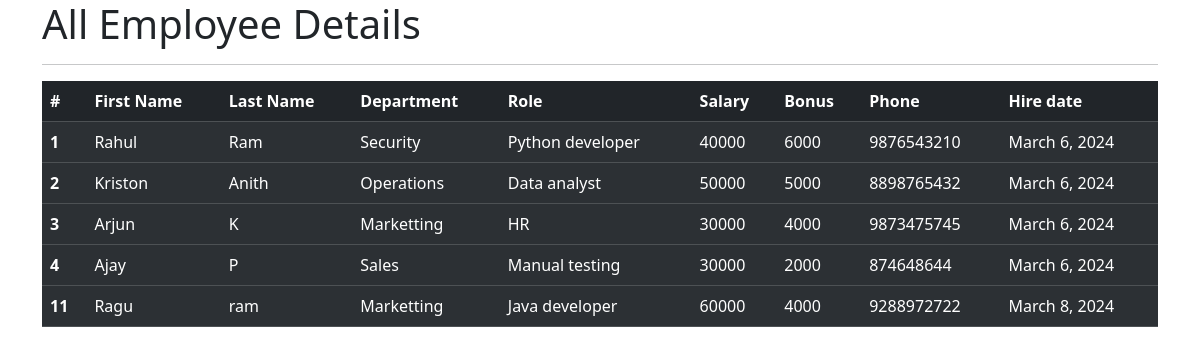
The app's page /all_emp with its own data.
### emp_app/models.py (models this page shows)
class Employee(models.Model):
    first_name = models.CharField(max_length=100, null = False)
    last_name = models.CharField(max_length=100)
    dept = models.ForeignKey(Department, on_delete=models.CASCADE)
    salary = models.IntegerField(default=0)
    bonus = models.IntegerField(default=0)
    role = models.ForeignKey(Role, on_delete=models.CASCADE)
    phone = models.IntegerField(default=0)
    hire_date = models.DateField()
    def __str__(self):
        return "%s %s , %s, %s"%(self.first_name,self.last_name,self.dept,self.role)

class Department(models.Model):
    name = models.CharField(max_length=100, null = False)
    location = models.CharField(max_length=100)
    def __str__(self):
        return self.name

class Role(models.Model):
    name = models.CharField(max_length=100, null = False)
    def __str__(self):
        return self.name

### emp_app/views.py (the view)
# urls.py: path('all_emp', views.all_emp, name='all_emp'),
def all_emp(request):
    emps = Employee.objects.all()
    context = {
        'emps':emps
    }
    print(context)
    return render(request,'all_emp.html',context)

### emp_app/templates/all_emp.html (shortened to what this page needs)
<!DOCTYPE html>
<html lang="en">
<head>
    <link href="https://cdn.jsdelivr.net/npm/bootstrap@5.3.3/dist/css/bootstrap.min.css" rel="stylesheet">
</head>
 <body>
  <div class="container">
    <h1>All Employee Details</h1>
    <hr>
    <table class="table table-dark table-striped">
  <thead>
    <tr>
      <th scope="col">#</th>
      <th scope="col">First Name</th>
      <th scope="col">Last Name</th>
      <th scope="col">Department</th>
      <th scope="col">Role</th>
      <th scope="col">Salary</th>
      <th scope="col">Bonus</th>
      <th scope="col">Phone</th>
      <th scope="col">Hire date</th>
    </tr>
  </thead>
        {% for emp in emps %}
  <tbody>
    <tr>
      <th scope="row">{{emp.id}}</th>
      <td>{{emp.first_name}}</td>
      <td>{{emp.last_name}}</td>
      <td>{{emp.dept.name}}</td>
      <td>{{emp.role.name}}</td>
      <td>{{emp.salary}}</td>
      <td>{{emp.bonus}}</td>
      <td>{{emp.phone}}</td>
      <td>{{emp.hire_date}}</td>
    </tr>
  </tbody>
        {% endfor %}
</table>
  </div>
  </body>
</html>

### records on screen
Employee: id "1", first_name "Rahul", last_name "Ram", dept.name "Security", role.name "Python developer", salary "40000", bonus "6000", phone "9876543210", hire_date "March 6, 2024"
Employee: id "2", first_name "Kriston", last_name "Anith", dept.name "Operations", role.name "Data analyst", salary "50000", bonus "5000", phone "8898765432", hire_date "March 6, 2024"
Employee: id "3", first_name "Arjun", last_name "K", dept.name "Marketting", role.name "HR", salary "30000", bonus "4000", phone "9873475745", hire_date "March 6, 2024"
Employee: id "4", first_name "Ajay", last_name "P", dept.name "Sales", role.name "Manual testing", salary "30000", bonus "2000", phone "874648644", hire_date "March 6, 2024"
Employee: id "11", first_name "Ragu", last_name "ram", dept.name "Marketting", role.name "Java developer", salary "60000", bonus "4000", phone "9288972722", hire_date "March 8, 2024"
